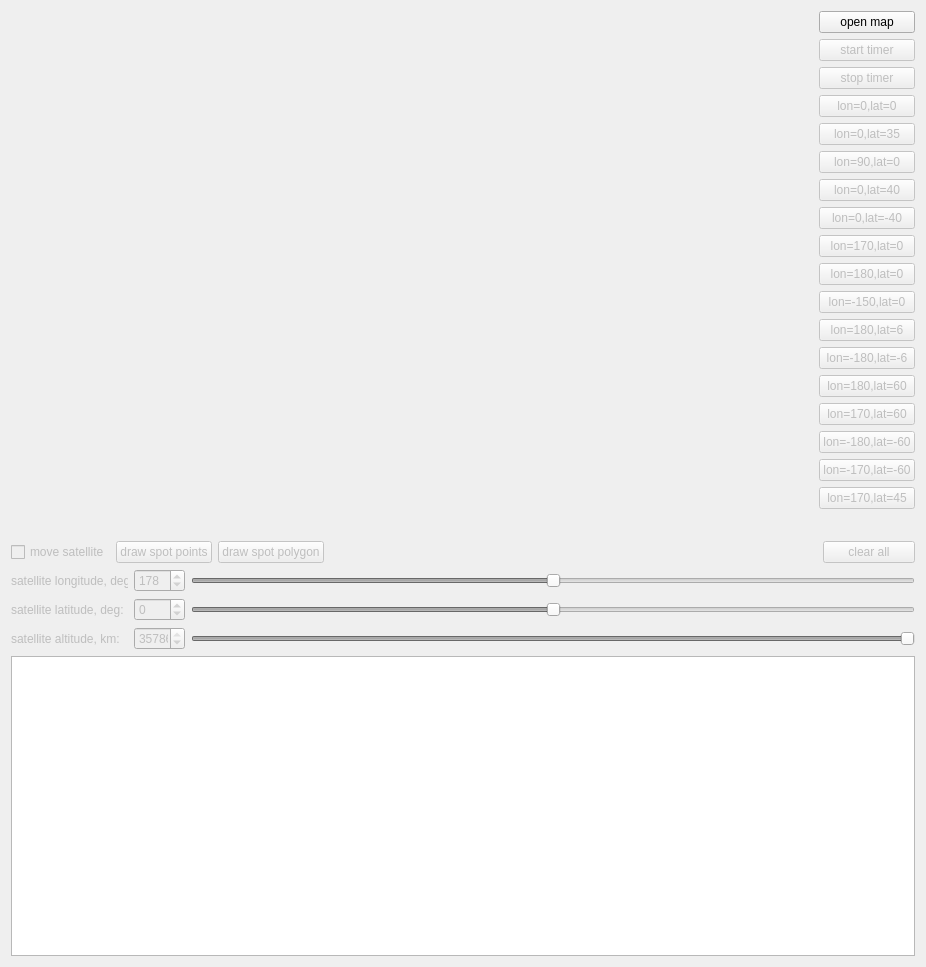
<?xml version="1.0" encoding="UTF-8"?>
<ui version="4.0">
 <class>SatelliteSpotWindow</class>
 <widget class="QWidget" name="SatelliteSpotWindow">
  <property name="enabled">
   <bool>true</bool>
  </property>
  <property name="geometry">
   <rect>
    <x>0</x>
    <y>0</y>
    <width>926</width>
    <height>967</height>
   </rect>
  </property>
  <property name="windowTitle">
   <string>Demo satellite spot. task 5290, 5530_5406.</string>
  </property>
  <layout class="QHBoxLayout" name="horizontalLayout">
   <item>
    <layout class="QVBoxLayout" name="verticalLayout_2">
     <item>
      <layout class="QHBoxLayout" name="horizontalLayout_2">
       <item>
        <widget class="SatelliteMapWidget" name="satelliteMapWidget" native="true">
         <property name="sizePolicy">
          <sizepolicy hsizetype="Expanding" vsizetype="Expanding">
           <horstretch>0</horstretch>
           <verstretch>0</verstretch>
          </sizepolicy>
         </property>
        </widget>
       </item>
       <item>
        <layout class="QVBoxLayout" name="verticalLayout">
         <item>
          <widget class="QPushButton" name="btnOpenMap">
           <property name="text">
            <string>open map</string>
           </property>
          </widget>
         </item>
         <item>
          <widget class="QPushButton" name="btnStartTimer">
           <property name="enabled">
            <bool>false</bool>
           </property>
           <property name="text">
            <string>start timer</string>
           </property>
          </widget>
         </item>
         <item>
          <widget class="QPushButton" name="btnStopTimer">
           <property name="enabled">
            <bool>false</bool>
           </property>
           <property name="text">
            <string>stop timer</string>
           </property>
          </widget>
         </item>
         <item>
          <widget class="QPushButton" name="btnLon0Lat0">
           <property name="enabled">
            <bool>false</bool>
           </property>
           <property name="text">
            <string>lon=0,lat=0</string>
           </property>
          </widget>
         </item>
         <item>
          <widget class="QPushButton" name="btnLon0Lat35">
           <property name="enabled">
            <bool>false</bool>
           </property>
           <property name="text">
            <string>lon=0,lat=35</string>
           </property>
          </widget>
         </item>
         <item>
          <widget class="QPushButton" name="btnLon90Lat0">
           <property name="enabled">
            <bool>false</bool>
           </property>
           <property name="text">
            <string>lon=90,lat=0</string>
           </property>
          </widget>
         </item>
         <item>
          <widget class="QPushButton" name="btnLon0Lat40">
           <property name="enabled">
            <bool>false</bool>
           </property>
           <property name="text">
            <string>lon=0,lat=40</string>
           </property>
          </widget>
         </item>
         <item>
          <widget class="QPushButton" name="btnLon0LatM40">
           <property name="enabled">
            <bool>false</bool>
           </property>
           <property name="text">
            <string>lon=0,lat=-40</string>
           </property>
          </widget>
         </item>
         <item>
          <widget class="QPushButton" name="btnLon170Lat0">
           <property name="enabled">
            <bool>false</bool>
           </property>
           <property name="text">
            <string>lon=170,lat=0</string>
           </property>
          </widget>
         </item>
         <item>
          <widget class="QPushButton" name="btnLon180Lat0">
           <property name="enabled">
            <bool>false</bool>
           </property>
           <property name="text">
            <string>lon=180,lat=0</string>
           </property>
          </widget>
         </item>
         <item>
          <widget class="QPushButton" name="btnLonM150Lat0">
           <property name="enabled">
            <bool>false</bool>
           </property>
           <property name="text">
            <string>lon=-150,lat=0</string>
           </property>
          </widget>
         </item>
         <item>
          <widget class="QPushButton" name="btnLon180Lat6">
           <property name="enabled">
            <bool>false</bool>
           </property>
           <property name="text">
            <string>lon=180,lat=6</string>
           </property>
          </widget>
         </item>
         <item>
          <widget class="QPushButton" name="btnLonM180MLat6">
           <property name="enabled">
            <bool>false</bool>
           </property>
           <property name="text">
            <string>lon=-180,lat=-6</string>
           </property>
          </widget>
         </item>
         <item>
          <widget class="QPushButton" name="btnLon180Lat60">
           <property name="enabled">
            <bool>false</bool>
           </property>
           <property name="text">
            <string>lon=180,lat=60</string>
           </property>
          </widget>
         </item>
         <item>
          <widget class="QPushButton" name="btnLon170Lat60">
           <property name="enabled">
            <bool>false</bool>
           </property>
           <property name="text">
            <string>lon=170,lat=60</string>
           </property>
          </widget>
         </item>
         <item>
          <widget class="QPushButton" name="btnLonM180LatM60">
           <property name="enabled">
            <bool>false</bool>
           </property>
           <property name="text">
            <string>lon=-180,lat=-60</string>
           </property>
          </widget>
         </item>
         <item>
          <widget class="QPushButton" name="btnLonM170LatM60">
           <property name="enabled">
            <bool>false</bool>
           </property>
           <property name="text">
            <string>lon=-170,lat=-60</string>
           </property>
          </widget>
         </item>
         <item>
          <widget class="QPushButton" name="btnLon170Lat45">
           <property name="enabled">
            <bool>false</bool>
           </property>
           <property name="text">
            <string>lon=170,lat=45</string>
           </property>
          </widget>
         </item>
         <item>
          <spacer name="verticalSpacer_2">
           <property name="orientation">
            <enum>Qt::Vertical</enum>
           </property>
           <property name="sizeHint" stdset="0">
            <size>
             <width>20</width>
             <height>40</height>
            </size>
           </property>
          </spacer>
         </item>
        </layout>
       </item>
      </layout>
     </item>
     <item>
      <layout class="QHBoxLayout" name="horizontalLayout_6">
       <item>
        <widget class="QCheckBox" name="checkBoxMoveSatellite">
         <property name="enabled">
          <bool>false</bool>
         </property>
         <property name="text">
          <string>move satellite</string>
         </property>
        </widget>
       </item>
       <item>
        <widget class="QPushButton" name="btnSpotPoints">
         <property name="enabled">
          <bool>false</bool>
         </property>
         <property name="text">
          <string>draw spot points</string>
         </property>
        </widget>
       </item>
       <item>
        <widget class="QPushButton" name="btnSpotPolygon">
         <property name="enabled">
          <bool>false</bool>
         </property>
         <property name="text">
          <string>draw spot polygon</string>
         </property>
        </widget>
       </item>
       <item>
        <spacer name="horizontalSpacer">
         <property name="orientation">
          <enum>Qt::Horizontal</enum>
         </property>
         <property name="sizeHint" stdset="0">
          <size>
           <width>40</width>
           <height>20</height>
          </size>
         </property>
        </spacer>
       </item>
       <item>
        <widget class="QPushButton" name="btnClearAll">
         <property name="enabled">
          <bool>false</bool>
         </property>
         <property name="sizePolicy">
          <sizepolicy hsizetype="Fixed" vsizetype="Fixed">
           <horstretch>0</horstretch>
           <verstretch>0</verstretch>
          </sizepolicy>
         </property>
         <property name="minimumSize">
          <size>
           <width>92</width>
           <height>0</height>
          </size>
         </property>
         <property name="maximumSize">
          <size>
           <width>92</width>
           <height>16777215</height>
          </size>
         </property>
         <property name="text">
          <string>clear all</string>
         </property>
        </widget>
       </item>
      </layout>
     </item>
     <item>
      <layout class="QHBoxLayout" name="horizontalLayout_4">
       <item>
        <widget class="QLabel" name="lblSatLon">
         <property name="enabled">
          <bool>false</bool>
         </property>
         <property name="sizePolicy">
          <sizepolicy hsizetype="Fixed" vsizetype="Preferred">
           <horstretch>0</horstretch>
           <verstretch>0</verstretch>
          </sizepolicy>
         </property>
         <property name="minimumSize">
          <size>
           <width>117</width>
           <height>0</height>
          </size>
         </property>
         <property name="maximumSize">
          <size>
           <width>117</width>
           <height>16777215</height>
          </size>
         </property>
         <property name="text">
          <string>satellite longitude, deg:</string>
         </property>
        </widget>
       </item>
       <item>
        <widget class="QSpinBox" name="spinBoxSatLon">
         <property name="enabled">
          <bool>false</bool>
         </property>
         <property name="sizePolicy">
          <sizepolicy hsizetype="Fixed" vsizetype="Fixed">
           <horstretch>0</horstretch>
           <verstretch>0</verstretch>
          </sizepolicy>
         </property>
         <property name="minimumSize">
          <size>
           <width>51</width>
           <height>0</height>
          </size>
         </property>
         <property name="maximumSize">
          <size>
           <width>51</width>
           <height>16777215</height>
          </size>
         </property>
         <property name="minimum">
          <number>-180</number>
         </property>
         <property name="maximum">
          <number>180</number>
         </property>
         <property name="value">
          <number>178</number>
         </property>
        </widget>
       </item>
       <item>
        <widget class="QSlider" name="horSliderSatLon">
         <property name="enabled">
          <bool>false</bool>
         </property>
         <property name="minimum">
          <number>-180</number>
         </property>
         <property name="maximum">
          <number>180</number>
         </property>
         <property name="orientation">
          <enum>Qt::Horizontal</enum>
         </property>
        </widget>
       </item>
      </layout>
     </item>
     <item>
      <layout class="QHBoxLayout" name="horizontalLayout_3">
       <item>
        <widget class="QLabel" name="lblSatLat">
         <property name="enabled">
          <bool>false</bool>
         </property>
         <property name="sizePolicy">
          <sizepolicy hsizetype="Fixed" vsizetype="Preferred">
           <horstretch>0</horstretch>
           <verstretch>0</verstretch>
          </sizepolicy>
         </property>
         <property name="minimumSize">
          <size>
           <width>117</width>
           <height>0</height>
          </size>
         </property>
         <property name="maximumSize">
          <size>
           <width>117</width>
           <height>16777215</height>
          </size>
         </property>
         <property name="text">
          <string>satellite latitude, deg:</string>
         </property>
        </widget>
       </item>
       <item>
        <widget class="QSpinBox" name="spinBoxSatLat">
         <property name="enabled">
          <bool>false</bool>
         </property>
         <property name="sizePolicy">
          <sizepolicy hsizetype="Fixed" vsizetype="Fixed">
           <horstretch>0</horstretch>
           <verstretch>0</verstretch>
          </sizepolicy>
         </property>
         <property name="minimumSize">
          <size>
           <width>51</width>
           <height>0</height>
          </size>
         </property>
         <property name="maximumSize">
          <size>
           <width>51</width>
           <height>16777215</height>
          </size>
         </property>
         <property name="minimum">
          <number>-90</number>
         </property>
         <property name="maximum">
          <number>90</number>
         </property>
         <property name="value">
          <number>0</number>
         </property>
        </widget>
       </item>
       <item>
        <widget class="QSlider" name="horSliderSatLat">
         <property name="enabled">
          <bool>false</bool>
         </property>
         <property name="minimum">
          <number>-90</number>
         </property>
         <property name="maximum">
          <number>90</number>
         </property>
         <property name="sliderPosition">
          <number>0</number>
         </property>
         <property name="orientation">
          <enum>Qt::Horizontal</enum>
         </property>
        </widget>
       </item>
      </layout>
     </item>
     <item>
      <layout class="QHBoxLayout" name="horizontalLayout_5">
       <item>
        <widget class="QLabel" name="lblSatAlt">
         <property name="enabled">
          <bool>false</bool>
         </property>
         <property name="sizePolicy">
          <sizepolicy hsizetype="Fixed" vsizetype="Preferred">
           <horstretch>0</horstretch>
           <verstretch>0</verstretch>
          </sizepolicy>
         </property>
         <property name="minimumSize">
          <size>
           <width>117</width>
           <height>0</height>
          </size>
         </property>
         <property name="maximumSize">
          <size>
           <width>117</width>
           <height>16777215</height>
          </size>
         </property>
         <property name="text">
          <string>satellite altitude, km:</string>
         </property>
        </widget>
       </item>
       <item>
        <widget class="QSpinBox" name="spinBoxSatAlt">
         <property name="enabled">
          <bool>false</bool>
         </property>
         <property name="sizePolicy">
          <sizepolicy hsizetype="Fixed" vsizetype="Fixed">
           <horstretch>0</horstretch>
           <verstretch>0</verstretch>
          </sizepolicy>
         </property>
         <property name="minimumSize">
          <size>
           <width>51</width>
           <height>0</height>
          </size>
         </property>
         <property name="maximumSize">
          <size>
           <width>51</width>
           <height>16777215</height>
          </size>
         </property>
         <property name="minimum">
          <number>327</number>
         </property>
         <property name="maximum">
          <number>35786</number>
         </property>
         <property name="value">
          <number>35786</number>
         </property>
        </widget>
       </item>
       <item>
        <widget class="QSlider" name="horSliderSatAlt">
         <property name="enabled">
          <bool>false</bool>
         </property>
         <property name="minimum">
          <number>327</number>
         </property>
         <property name="maximum">
          <number>35786</number>
         </property>
         <property name="value">
          <number>35786</number>
         </property>
         <property name="orientation">
          <enum>Qt::Horizontal</enum>
         </property>
        </widget>
       </item>
      </layout>
     </item>
     <item>
      <widget class="QPlainTextEdit" name="txtLog">
       <property name="sizePolicy">
        <sizepolicy hsizetype="Expanding" vsizetype="Fixed">
         <horstretch>0</horstretch>
         <verstretch>0</verstretch>
        </sizepolicy>
       </property>
       <property name="minimumSize">
        <size>
         <width>0</width>
         <height>300</height>
        </size>
       </property>
       <property name="maximumSize">
        <size>
         <width>16777215</width>
         <height>300</height>
        </size>
       </property>
      </widget>
     </item>
    </layout>
   </item>
  </layout>
 </widget>
 <customwidgets>
  <customwidget>
   <class>SatelliteMapWidget</class>
   <extends>QWidget</extends>
   <header>SatelliteMapWidget.h</header>
  </customwidget>
 </customwidgets>
 <resources/>
 <connections/>
</ui>
